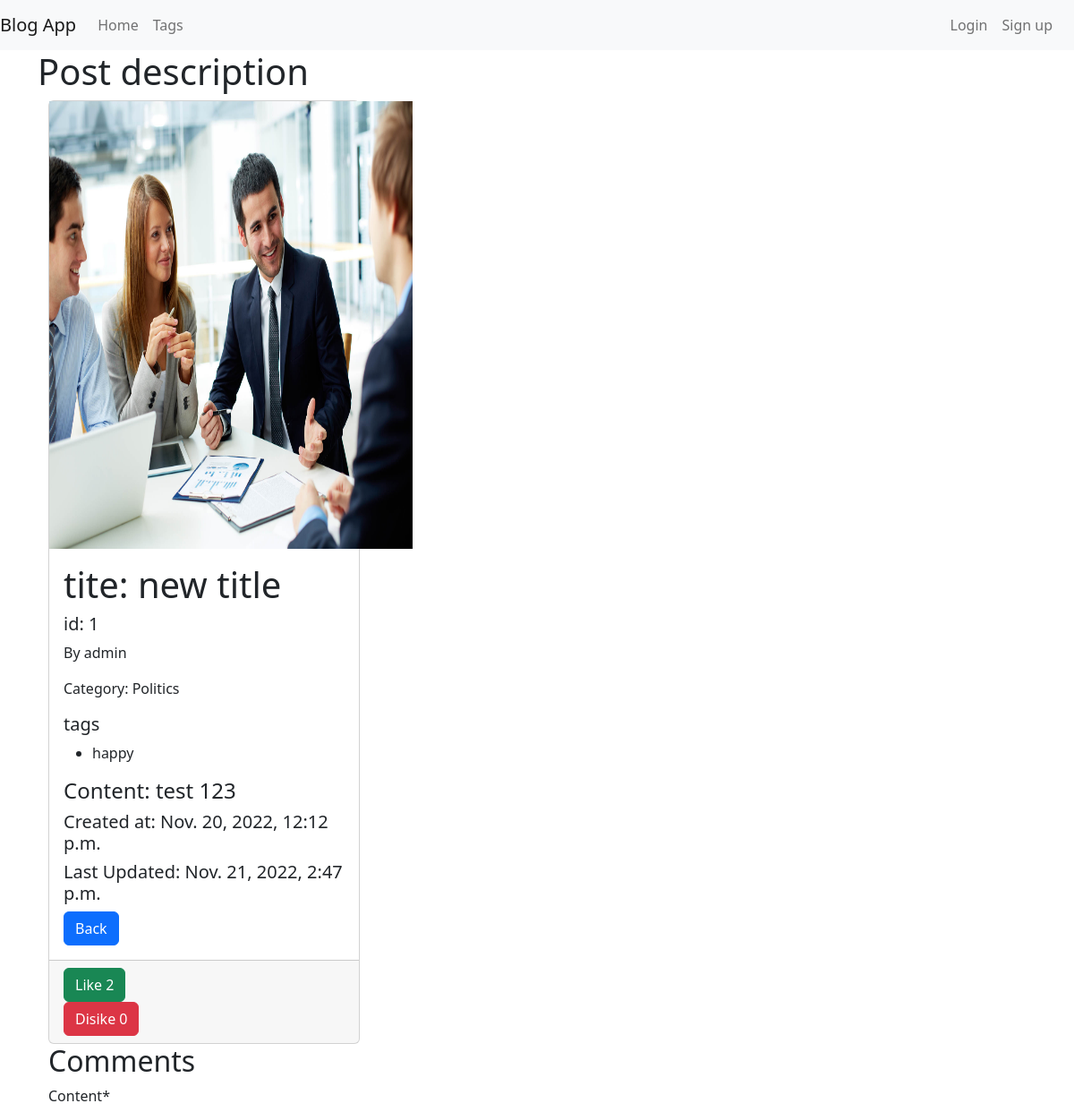
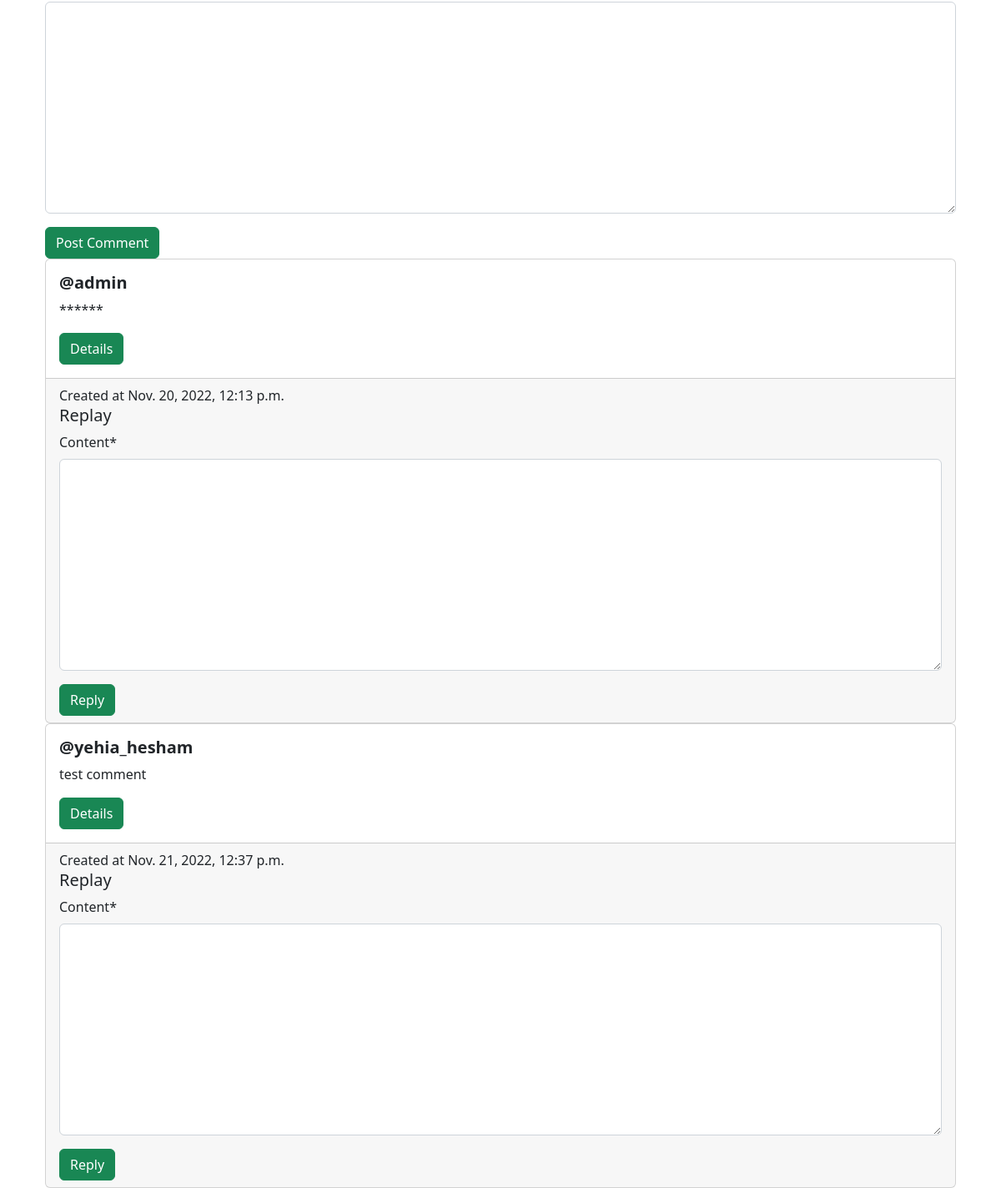
Page /post/1/description on the committed database (2 pictures, top to bottom).
### main/models.py (models this page shows, shortened)
class Post(models.Model):
    author = models.ForeignKey(User, on_delete=models.CASCADE)
    category = models.ForeignKey(Category, on_delete=models.SET_NULL,null=True, blank=True)
    title = models.CharField(max_length=100)
    picture = models.ImageField(upload_to='post/images/',height_field=None, width_field=None,null=True,blank=True)
    content = models.TextField()
    likes = models.ManyToManyField(User,blank=True, related_name='post_like')
    dislikes = models.ManyToManyField(User,blank=True, related_name='post_dislike')
    tags = models.ManyToManyField(Tag,blank=True, related_name='tag_post')
    created_at = models.DateTimeField(auto_now_add=True)
    updated_at = models.DateTimeField(auto_now=True)
    def no_of_likes(self):
        return self.likes.all().count()
    def no_of_dislikes(self):
        return self.dislikes.all().count()
    def get_image_url(self):
        return f"/media/{self.picture}"

class Category(models.Model):
    name = models.CharField(max_length=100)
    subscribers = models.ManyToManyField(settings.AUTH_USER_MODEL,blank=True, related_name='category_sub')
    created_at = models.DateTimeField(auto_now_add=True)
    updated_at = models.DateTimeField(auto_now=True)

class Tag(models.Model):
    name = models.CharField(max_length=100)
    created_at = models.DateTimeField(auto_now_add=True)
    updated_at = models.DateTimeField(auto_now=True)
    class Meta:
        ordering =('created_at',)

class Comment(models.Model):
    author = models.ForeignKey(User, on_delete=models.CASCADE)
    post = models.ForeignKey(Post, on_delete=models.CASCADE)
    parent = models.ForeignKey('self',on_delete=models.CASCADE,null=True, blank=True)
    content = models.TextField()
    created_at = models.DateTimeField(auto_now_add=True)
    updated_at = models.DateTimeField(auto_now=True)
    class Meta:
        ordering =('created_at',)
    def get_show_url(self):
        return reverse("comment.description",args=[self.id])

### main/views.py (the view, shortened to what this page needs)
# urls.py: path('post/<int:id>/description',views.post_description,name='post.description'),
def post_description(request,id):
    if len(request.user.groups.filter(name='banned')):
        return HttpResponse(f"<h1>Your account ({request.user.username}) is Banned, please contact admin </h1>")
    valid_form = True
    form = CommentForm()
    post = Post.objects.get(id=id)
    comments = Comment.objects.filter(post=post)
    for comment in comments:
        replies =  Comment.objects.filter(parent=comment)
        if replies:
            comment.replies = replies
    return render(request, "posts/post_description.html",{"post":post,"comments":comments,"form":form})

### main/forms.py
class CommentForm(forms.ModelForm):
    class Meta:
        model = Comment
        fields= ['content']

### main/templatetags/has_group.py (called while the page is built)
@register.filter(name='has_group')
def has_group(user, group_name):
    group = Group.objects.get(name=group_name)
    return True if group in user.groups.all() else False

### main/templates/posts/post_description.html (shortened to what this page needs)
{% extends 'main/base.html' %}
{% load static %}
{% load has_group %}
{% load crispy_forms_tags %}
{% block content %}
    <h1> Post description</h1>
<div class="container">
    <div class="row">
        <div class="col-sm-12 col-lg-4">
            <div class="card ">
                <div class="bg-image hover-overlay ripple" data-mdb-ripple-color="light">
                    <img src="{{post.get_image_url}}" alt="Post Image" width="406" height="500" />
                </div>
                <div class="card-body">
                    <h5 class="header h1 card-title">tite: {{ post.title }}</h5>
                    <h5 class=" card-title">id: {{ post.id }}</h5>
                    <p class="card-text">By {{post.author.username}}</p>
                    <p class="card-text">Category: {{post.category.name}}</p>
                    <h5> tags </h5>
                    <ul>
                        {% for tag in post.tags.all %}
                        <li>{{tag.name}} </li>
                        {% endfor %}
                    </ul>
                    <h4 class="card-text">Content: {{post.content}}</h4>
                    <h5 class="card-text">Created at: {{post.created_at}}</h5>
                    <h5 class="card-text">Last Updated: {{post.updated_at}}</h5>
                    <a href="/home" class="btn btn-primary"> Back </a>
                </div>
                <div class="card-footer">
                    <form method="post">
                        <button class="btn btn-success" type="submit">Like {{post.no_of_likes}}</button>
                    </form>
                    <form method="post">
                        <button class="btn btn-danger" type="submit">Disike {{post.no_of_dislikes}}</button>
                    </form>
                </div>
            </div>
        </div>
    </div>
</div>
<div class="container">
    <h2>Comments</h2>
    <form method="post">
        {{form|crispy}}
        <button type="submit" class="btn btn-success">Post Comment</button>
    </form>
    {% for comment in comments %}
        {% if not comment.parent %}
            <div class="card  ">
                <div class="card-body">
                    <h5 class="card-title"><strong>@{{comment.author.username}}</strong></h5>
                    <p class="card-text">
                    {{comment.content}}
                    </p>
                    <a href="{{comment.get_show_url}}" class="btn btn-success"> Details </a>
                </div>
                <div class="card-footer">Created at {{comment.created_at}}
                        <h5>Replay</h5>
                        <form method="post">
                            {{form|crispy}}
                            <button class="btn btn-success" type="submit">Reply</button>
                        </form>
                </div>
            </div>
        {% endif %}
    {% empty %}
    <p>No Coments yet!</p>
    {% endfor %}
</div>
{% endblock %}

### rows in the picture
Post: get_image_url (picture), title "new title", id "1", author.username "admin", category.name "Politics", content "test 123", created_at "Nov. 20, 2022, 12:12 p.m.", updated_at "Nov. 21, 2022, 2:47 p.m.", no_of_likes "2", no_of_dislikes "0"
Tag: name "happy"
Comment: author.username "admin", content "******", created_at "Nov. 20, 2022, 12:13 p.m."
Comment: author.username "yehia_hesham", content "test comment", created_at "Nov. 21, 2022, 12:37 p.m."
